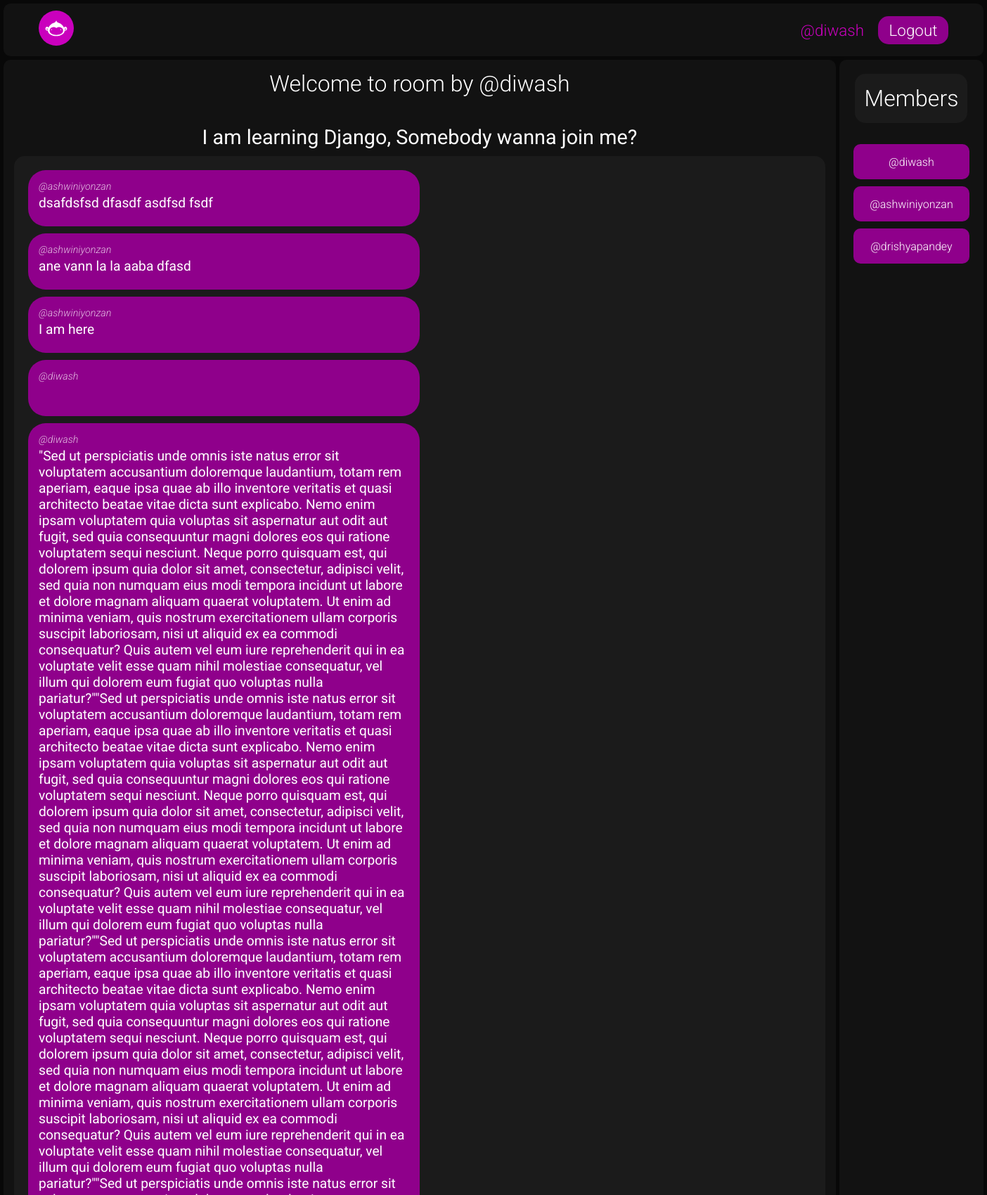
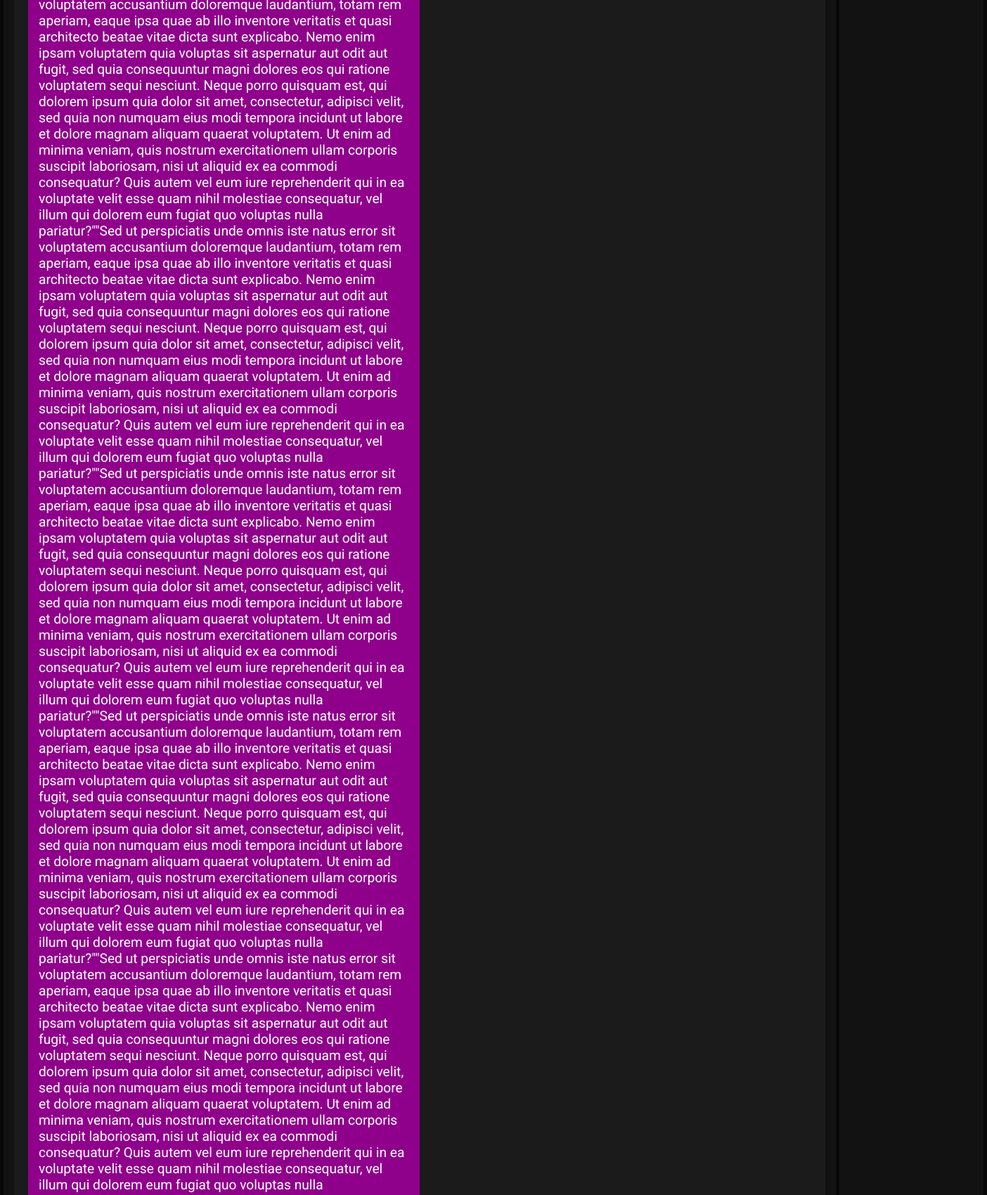
Screenshot of /room/13/ (signed in, upper part) with the database file from the repository (2 pictures, top to bottom).
### rooms/models.py (models this page shows, shortened)
class Room(models.Model):
    topic = models.ForeignKey(Topic, on_delete = models.CASCADE)
    host = models.ForeignKey(User, on_delete = models.CASCADE, related_name="room_host")
    discription = models.TextField()
    members = models.ManyToManyField(User, related_name="room_members", null=True, blank = True)

class Message(models.Model):
    room = models.ForeignKey('Room', on_delete=models.CASCADE)
    user = models.ForeignKey(User, on_delete=models.SET_NULL, null=True)
    message = models.TextField()

### rooms/views.py (the view)
# urls.py: path('<int:pk>/', views.getroompage, name='roompage'),
def getroompage(request, pk):
    key = int(pk)
    if request.method == 'POST':
        message = request.POST.get('message')
        room = Room.objects.get(id=key)
        Message.objects.create(room = room, user = request.user, message = message)
    room = Room.objects.get(id=key)
    room_members = room.members.all()
    messages = Message.objects.filter(room__id = key)
    is_member = False
    if request.user in room_members:
        is_member = True
    print("Is member:", is_member)
    return render(request, "rooms/room.html", {'messages': messages, 'room' : room, 'room_members': room_members, "is_member": is_member})

### rooms/templates/rooms/room.html (shortened to what this page needs)
{% extends 'base.html' %}
{% load static %}
{% block stylesheet %}
<link rel="stylesheet" href="{% static 'css/room.css' %}" />
{% endblock %}
{% block content %}
{% include "header.html" %}
<main>
  <div class="main_container">
    <h2>Welcome to room by @{{ room.host.username }}</h2>
    <h2 class="room_title">{{ room.discription }}</h2>
    <div class="chat_box">
      <ul class="chats">
        {% for i in messages %}
        <li>
          <a href="#">@{{ i.user.username }}</a>
          <p>{{ i.message }}</p>
        </li>
        {% endfor %}
      </ul>
    </div>
  </div>
  <div class="members_container">
    <h2 class="center">Members</h2>
    <ul class="members_list">
      {% for member in room_members %}
      <li class="center">@{{ member.username }}</li>
      {% endfor %}
    </ul>
  </div>
</main>
{% endblock %}

### templates/header.html
{% load static %}
<header>
  <nav>
    <a href="/">
      <img
        src="{% static 'equipments/website_icons/homepage/logo.svg' %}"
        alt="LOGO"
        height="50px"
      />
    </a>
    <div class="profile_box">
      {% if request.user.is_authenticated %}
        <a href="#" class="username">@{{ request.user.username }}</a>
        <a href="{% url 'logoutuser' %}" class="logout_button">Logout</a>
        {% else %}
        <a href="{% url 'loginpage' %}" class="logout_button">Login</a>
        {% endif %}
    </div>
  </nav>
</header>

### static/css/base.css (style rules this page uses)
:root { --background-theme:#080808; --navbar-background:#141414; --searchbox-background: #1b1b1b; --searchbox-text: #ffffff; --theme-text:#ffffff; --button-background:#8f008b; --username-text:#ca00bd; --mainboxes-background: #121212; }
* { margin:0px; padding:0px; box-sizing: border-box; font-family: "Roboto", sans-serif; font-weight: 300; color: var(--theme-text); }
.center { display:flex; justify-content: center; align-items: center; }
body { height:100vh; width:100vw; max-height:100vh; max-width:100vw; padding:5px; color:var(--theme-text); background-color: var(--background-theme); }

### static/css/header.css (style rules this page uses)
header { height:60px; width:100vw; margin: auto; position: fixed; padding:5px; top:0px; left: 0px; z-index: 50; }
nav { padding:0 40px; display:flex; justify-content: space-between; align-items: center; background-color: var(--mainboxes-background); border-radius: 10px; }
nav a { color:var(--theme-text); font-size: 1.4em; margin:10px; text-decoration: none; }
.username { color:var(--username-text); }
.profile_box { display: flex; align-items: center; }
.profile_box>.logout_button { display: inline-flex; justify-content: center; align-items: center; height:40px; width:100px; border-radius: 15px; background-color: var(--button-background); }

### static/css/room.css (style rules this page uses)
main { padding-top:80px; height: calc(100vh - 10px); width: 100%; display: grid; grid-template-columns: 3.5fr 1fr; gap:5px; background-color: var(--background-theme); }
.main_container { padding:15px; display:flex; flex-direction:column; align-items:center ; position:relative; border-radius: 10px; background-color: var(--mainboxes-background); }
.main_container>h2 { margin-bottom: 10px; font-size:2em; }
.room_title { margin-top:30px; font-size:1.8em !important; font-weight: 400; }
.chat_box { height:70%; width:100%; padding:20px; display:flex; flex-direction: column; gap:10px; border-radius: 15px; max-height: 60vh; overflow-y: scroll; background-color: var(--searchbox-background); }
.chats { display:flex; flex-direction: column-reverse; }
.chats>li { list-style-type: none; background-color: var(--button-background); max-width:50%; min-height: 80px; max-height: 100000px; padding:15px; border-radius: 25px; margin-bottom:10px; word-wrap: break-word; }
.chats>li>a { display:block; text-decoration: none; opacity:0.75; font-style:italic; font-size: 0.9em; margin-bottom:3px; }
.chats>li>p { font-size:1.2em; font-weight: 400; }
.members_container { padding:20px; background-color: var(--mainboxes-background); width: 100%; width:100%; display: flex; align-items: center; flex-direction: column; border-radius: 10px; }
.members_container>h2 { text-align: center; font-size: 2em; background-color: var(--searchbox-background); height: 70px; width: 160px; border-radius: 15px; margin-bottom:30px; }
.members_list { list-style-type: none; width:100%; }
.members_list>li { height:50px; width:100%; margin-bottom:10px; background-color: var(--button-background); border-radius: 10px; }

### rows the page displays
Room: host.username "diwash", discription "I am learning Django, Somebody wanna join me?"
Message: user.username "diwash"
Message: user.username "diwash"
Message: user.username "ashwiniyonzan", message "I am here"
Message: user.username "ashwiniyonzan", message "ane vann la la aaba dfasd"
Message: user.username "ashwiniyonzan", message "dsafdsfsd dfasdf asdfsd fsdf"

### other values shown
{{ request.user.username }} "diwash"
{{ member.username }} "diwash"
{{ member.username }} "ashwiniyonzan"
{{ member.username }} "drishyapandey"
